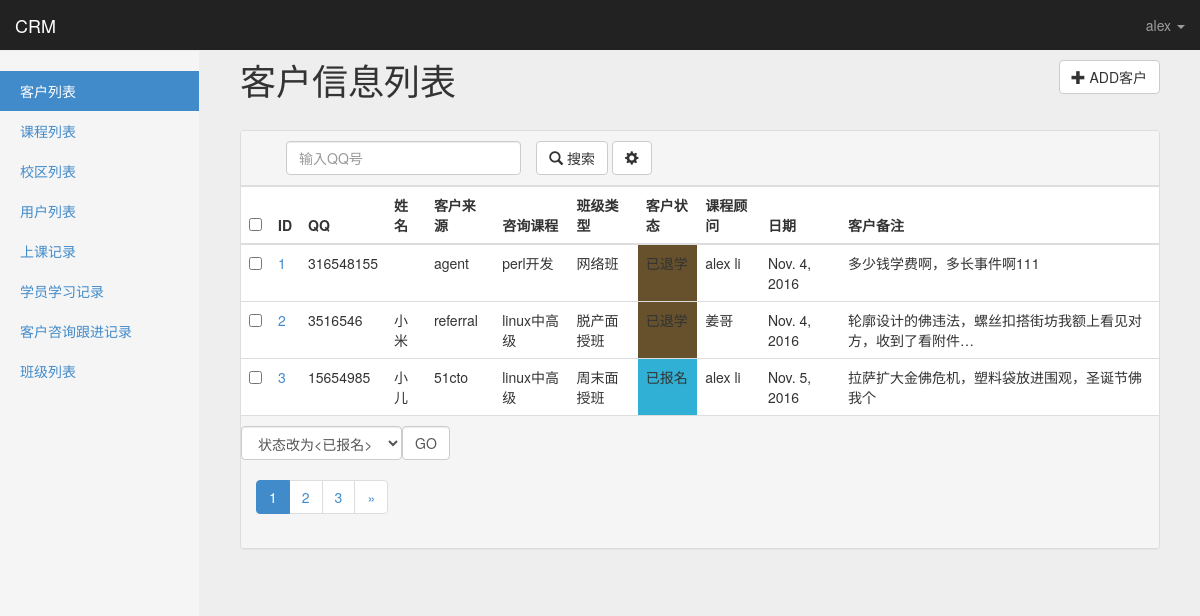
The app's page /crm/customers/ (signed in), older data.
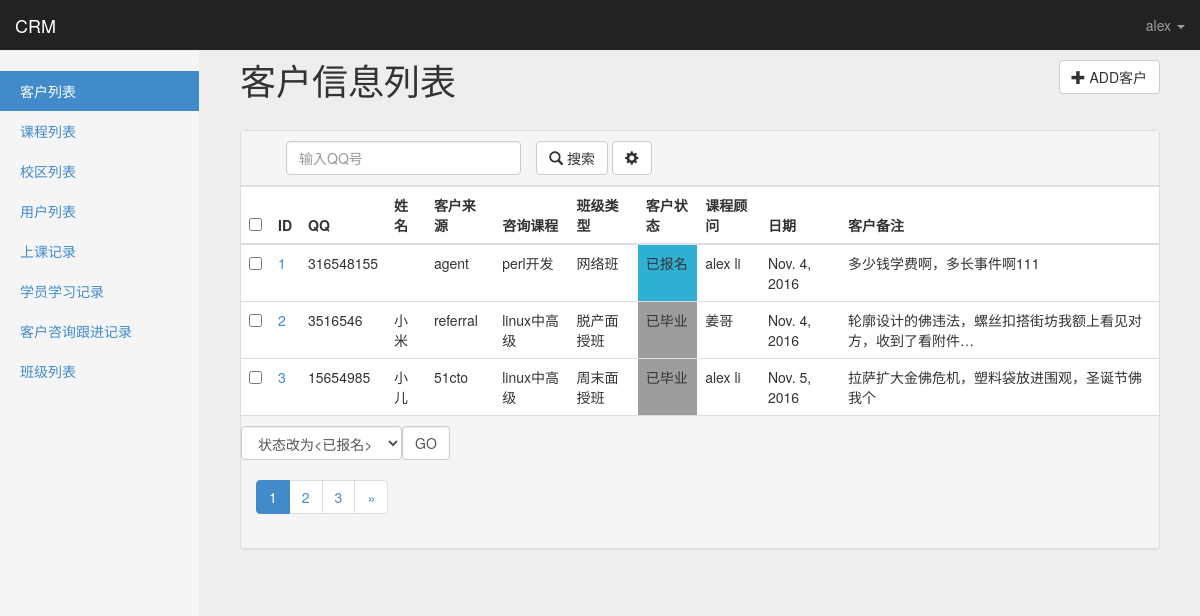
The same page, newer data.
### app01/models.py (models this page shows, shortened)
class Customer(models.Model):
    qq = models.CharField(u'QQ号',max_length=64,unique=True)
    name = models.CharField(u'姓名',max_length=32,blank=True,null=True)
    phone = models.BigIntegerField(u'手机',blank=True,null=True)
    stu_id = models.CharField(u'学号',blank=True,null=True,max_length=64)
    source_choices = (
        ('qq',u'qq群'),
        ('referral',u'内部转介绍'),
        ('51cto',u'51cto'),
        ('agent',u'招生代理'),
        ('others',u'其它'),
    )
    source = models.CharField(u'客户来源',max_length=64,choices=source_choices,default='qq')
    referral_from = models.ForeignKey('self',
                                      verbose_name=u'转介绍自学员',
                                      help_text='若客户是转介绍自学员，填写学员姓名',
                                      blank=True,
                                      null=True,
                                      related_name='internal_referral')
    course = models.ForeignKey(Course,verbose_name=u'咨询课程')
    class_type_choices = (
        ('online', u'网络班'),
        ('offline_weekend', u'周末面授班'),
        ('offline_fulltime', u'脱产面授班'),
    )
    class_type = models.CharField(u'班级类型',max_length=64,choices=class_type_choices)
    customer_note = models.TextField(u'客户咨询详情',help_text=u'客户咨询的对话记录')
    status_choices = (
        ('signed',u'已报名'),
        ('unregistered',u'未报名'),
        ('graduated',u'已毕业'),
        ('dropoff',u'已退学'),
    )
    status = models.CharField(u'客户状态',choices=status_choices,max_length=64,default='unregistered')
    consultant = models.ForeignKey(UserProfile,verbose_name=u'课程顾问')
    date = models.DateField(u'咨询日期',auto_now_add=True)
    class_list = models.ManyToManyField(ClassList,verbose_name=u'已报名班级',blank=True)

class Course(models.Model):
    name = models.CharField(u'课程名称',max_length=128,unique=True)
    price = models.IntegerField(u'面授价格')
    online_price = models.IntegerField(u'网络班价格')
    brief = models.TextField(u'课程简介')
    def __str__(self):
        return self.name

class UserProfile(models.Model):
    user = models.OneToOneField(User)
    name = models.CharField(u'姓名',max_length=32)
    school = models.ForeignKey('School',verbose_name='校区',default=1)
    def __str__(self):
        return self.name
    class Meta:
        permissions = (
            ('view_customer_list',u'可以查看客户列表'),
            ('view_customer_info',u'可以查看客户详细信息'),
            ('edit_own_customer_info',u'可以修改自己的客户信息'),
            ('add_customer_get',u'可以进入新增客户界面'),
            ('add_customer_post', u'可以提交新增客户信息'),
            ('batch_own_customer_info', u'可以批量操作自己的客户信息'),
            ('view_courserecord_list', u'可以查看开课记录列表'),
            ('batch_own_courserecord_info',u'可以批量操作自己的开课记录'),
            ('add_courserecord_info',u'可以新增开课记录'),
            ('view_classlist_list', u'可以查看班级列表'),
            ('edit_classlist_info', u'可以修改班级'),
            ('batch_own_classlist_info', u'可以批量操作班级'),
            ('add_classlist_info', u'可以新增班级'),
            ('view_studyrecord_list', u'可以查看学习记录列表'),
            ('edit_studyrecord_info', u'可以修改学习记录'),
            ('batch_studyrecord_info', u'可以批量操作学习记录'),
            ('add_studyrecord_info', u'可以新增学习记录'),
            ('view_userprofile_list', u'可以查看用户列表'),
            ('view_school_list', u'可以查看校区列表'),
        )

### app01/permissions.py (the view)
    def inner(*args,**kwargs):
        print('--- start check perm ---')
        if perm_check(*args,**kwargs) is not True:
            return render(args[0],'app01/403.html')
        return func(*args,**kwargs)

### app01/permissions.py (called while the page is built)
def check_permission(func):
    def inner(*args,**kwargs):
        print('--- start check perm ---')
        if perm_check(*args,**kwargs) is not True:
            return render(args[0],'app01/403.html')
        return func(*args,**kwargs)
    return inner

### app01/templatetags/custom_tags.py (called while the page is built)
@register.filter
def guess_param(name,dic):
    param = ''
    for d in dic.items():
        if d[0] != name:
            param += '&%s=%s' % (d[0],d[1])
    return param

### app01/views.py (called while the page is built)
@check_permission
def customers(request):
    if request.method == 'POST':
        front_action_handle(request, models.Customer)
        return HttpResponse('ok')
    data_dic = build_search_param(request, models.Customer)
    return render(request,'app01/customers.html',data_dic)

### templates/app01/customers.html (shortened to what this page needs)
{% extends 'base.html' %}
{% load custom_tags %}
{% block page-header %}
客户信息列表
<a href="{% url 'customer_add' %}">
    <button type="button" class="btn btn-default pull-right">
      <span class="glyphicon glyphicon-plus"></span> ADD客户
    </button>
</a>
{% endblock %}
{% block page-content %}
<div class="panel panel-default">
    <div class="panel-heading" id="panel-heading">
        <div class="col-md-9 " >
            <form action="{% url url_alias %}?page=1{{ search_str }}" method="GET">
                <div class="col-md-5">
                    <input name="find__qq" class="form-control" type="text" value="{{ find_list.1 }}" placeholder="输入QQ号" minlength="1" maxlength="20" required>
                </div>
                <div class="col-md-3 search-button">
                    <button type="submit" id="btn-submit" class="btn btn-default">
                        <span class="glyphicon glyphicon-search"></span> 搜索
                    </button>
                    {% if filter_dic %}
                    <button type="button" id='btn-filter' class="btn btn-default">
                        <span class="glyphicon glyphicon-cog"></span>
                    </button>
                    {% endif %}
                </div>
            </form>
        </div>
    </div>
    <table class="table table-hover">
    <thead>
    <tr>
        <th><input type="checkbox" name="all_ids" value=""/></th>
        <th>ID</th>
        <th>QQ</th>
        <th>姓名</th>
        <th>客户来源</th>
        <th>咨询课程</th>
        <th>班级类型</th>
        <th>客户状态</th>
        <th>课程顾问</th>
        <th>日期</th>
        <th>客户备注</th>
    </tr>
    </thead>
    <tbody>
    {% for customer in data_list %}
        <tr>
            <td><input type="checkbox" name="id" value="{{ customer.id }}"/> </td>
            <td><a href="{% url 'customer_detail' customer.id %}">{{ forloop.counter }}</a></td>
            <td>{{ customer.qq }}</td>
            <td>{{ customer.name }}</td>
            <td>{{ customer.source }}</td>
            <td>{{ customer.course }}</td>
            <td>{{ customer.get_class_type_display }}</td>
            <td class="{{ customer.status }}">{{ customer.get_status_display }}</td>
            <td>{{ customer.consultant }}</td>
            <td>{{ customer.date }}</td>
            <td>{{ customer.customer_note|truncatechars:30 }}</td>
            </tr>
    {% endfor %}
    </tbody>
</table>
    <div class="panel-footer">
        {% if actions %}
        <div class="row">
            <select name="data-action" class="form-control data-action action-select">
            {% for action in actions %}
                <option value="{{ action.0 }}">{{ action.1 }}</option>
            {% endfor %}
            </select>
            <button class="form-control data-action action-ok">GO</button>{% csrf_token %}
        </div>
        {% endif %}
        <nav>{% pagination_bar data_list search_str find_list %}</nav>
    </div>
</div>
{% endblock %}

Row changes from the older to the newer data that the page shows:
changed Customer "agent": status "已退学" → "已报名"
changed Customer "小米": status "已退学" → "已毕业"
changed Customer "小儿": status "已报名" → "已毕业"
